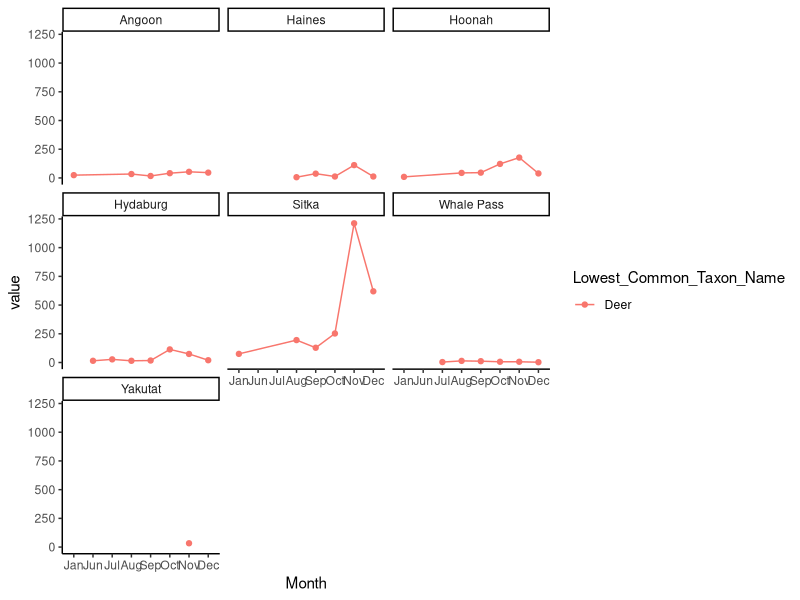

Write R code to recreate this figure. (Note: this script raises an error after producing the figure.)
##ADF&G Harvest Timings
library(tidyverse)
library(ggplot2)
library(readxl)
library(reshape2)
df_mam <- read_excel("data/Harvest_Timing_ADFG.xlsx", sheet = 1)
df_bird <- read_excel("data/Harvest_Timing_ADFG.xlsx", sheet = 2)

##clean up mammal dataframe to remove the sex specifics
df_mam <- df_mam %>%
  filter(!grepl("male", Resource)) %>%
  filter(!grepl("sex", Resource)) %>%
  filter(!grepl("cow", Resource)) %>%
  filter(!grepl("bull", Resource)) %>%
  rename(Lowest_Common_Taxon_Name = "Resource")

##read in taxa characteristics
char <- read_excel("data/harvest_species_list_characteristics_5.xlsx", sheet = 1)

df_mam_2 <- df_mam %>%
  left_join(char, by = "Lowest_Common_Taxon_Name") %>%
  select(Community, Year, Taxa_lvl1:Taxa_lvl5, Lowest_Common_Taxon_Name, Habitat:Trophic_Category, Jan:Unk)

test <- df_mam_2 %>%
  filter(is.na(Taxa_lvl1)) %>%
  select(Lowest_Common_Taxon_Name, Taxa_lvl1:Taxa_lvl5) %>%
  distinct()

##still need to fix to get squirrel info in there

df_mam_long <- df_mam_2 %>%
  select(Community, Year, Lowest_Common_Taxon_Name, Habitat, Jan:Dec) %>% ##for now not including unknown in time series
  melt(id.vars = c("Community", "Year", "Lowest_Common_Taxon_Name", "Habitat"), variable.name = "Month") %>%
  filter(value != 0)

df_mam_long %>%
  filter(Lowest_Common_Taxon_Name == "Deer") %>%
  ggplot(aes(x = Month, y = value, group = Lowest_Common_Taxon_Name, color = Lowest_Common_Taxon_Name)) +
  geom_point() +
  geom_line() +
  theme_classic() +
  facet_wrap(~Community,)

##bird harvest
df_bird <- df_bird %>%
  dplyr::rename(Lowest_Common_Taxon_Name = "Resource")

df_bird_2 <- df_bird %>%
  left_join(char, by = "Lowest_Common_Taxon_Name") #%>%
  select(Community, Year, Taxa_lvl1:Taxa_lvl5, Lowest_Common_Taxon_Name, Habitat:Trophic_Category, Jan:Unk)
##need to clean up names..for now just plot 


df_bird_long <- df_bird %>%
  melt(id.vars = c("Community", "Year", "Lowest_Common_Taxon_Name"), variable.name = "Season") %>%
  filter(value != 0)

ggplot(df_bird_long, aes(x = Season, y = value, group = Lowest_Common_Taxon_Name, color = Lowest_Common_Taxon_Name)) +
  geom_boxplot() +
  theme_classic() +
  facet_wrap(~Community, scale = "free")


df_bird_long$Season <- ordered(df_bird_long$Season, 
                               levels = c("Spring", "Summer", "Fall", "Winter", "Season Unknown"))

  
ggplot(df_bird_long, aes(x = Season, y = value,group = Lowest_Common_Taxon_Name, color = Lowest_Common_Taxon_Name )) +
  geom_point() +
  geom_line() +
  theme_classic() +
  facet_wrap(~Community)


##Looking at reported harvest for species w/ harvest data
df_final <- read.csv("data/intermediate_data/harvest_data_clean.csv")

df_final <- df_final %>%
  filter(!if_all(Percent_Using:Estimated_Amount_Harvested, ~ .x == 0))

birds <- df_final %>%
  filter(Taxa_lvl1 == "Birds and Eggs")

halibut <- df_final %>%
  filter(Taxa_lvl4 == "Halibut")

ggplot(halibut, aes(x = Site_Year_Code, y = Estimated_Total_Pounds_Harvested)) +
  geom_col() +
  theme_classic() +
  theme(axis.text.x = element_text(angle = 45, hjust = 1, size = 12),axis.text.y = element_text(size = 10),axis.title.y=element_text(size = 12), axis.title.x = element_blank(),  text = element_text(family = "Times New Roman"), strip.background = element_blank()) 

ggplot(halibut, aes(x = Site_Year_Code, y = Percapita_Pounds_Harvested)) +
  geom_col() +
  theme_classic() +
  theme(axis.text.x = element_text(angle = 45, hjust = 1, size = 12),axis.text.y = element_text(size = 10),axis.title.y=element_text(size = 12), axis.title.x = element_blank(),  text = element_text(family = "Times New Roman"), strip.background = element_blank()) 

test <- df_final %>%
  filter(Taxa_lvl5 == "Marten")
